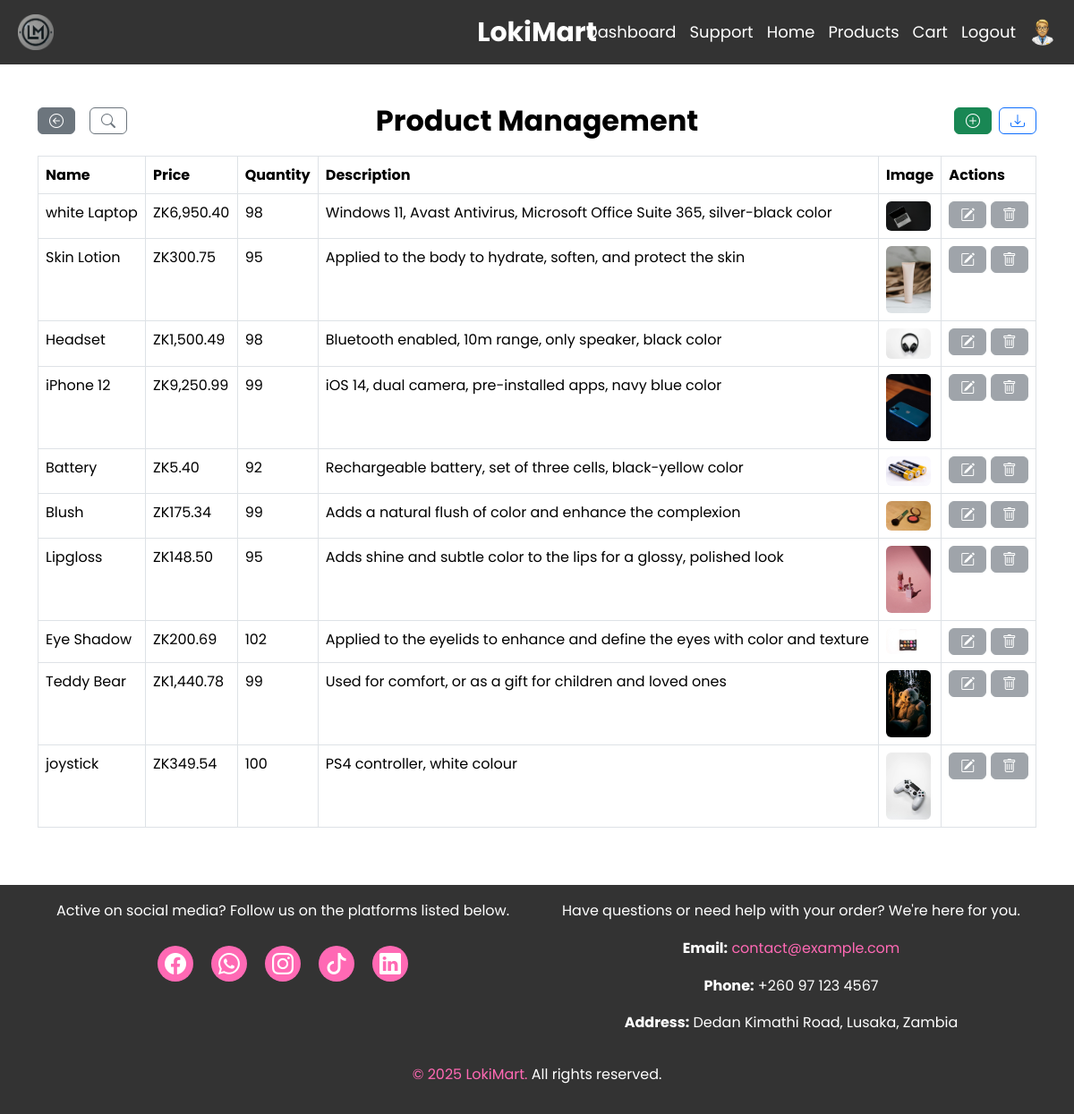
Screenshot of /manage_products.php (signed in) with the database file from the repository.
### tables this page shows
CREATE TABLE `products` (
  `id` int(11) NOT NULL,
  `name` varchar(255) NOT NULL,
  `price` decimal(10,2) NOT NULL,
  `description` text DEFAULT NULL,
  `image_url` varchar(500) DEFAULT 'images/default-product.png',
  `quantity` int(11) NOT NULL DEFAULT 0,
  `created_at` datetime NOT NULL DEFAULT current_timestamp()
);

### logic/manage_products_logic.php (called while the page is built, shortened)
<?php
include (__DIR__ . '/../includes/conn.php');
$products = $conn->query("SELECT id, name, price, quantity, description, image_url FROM products");

### manage_products.php (the view, shortened to what this page needs)
<?php
include ('logic/manage_products_logic.php');
?>
<!DOCTYPE html>
<html lang="en">
<head>
    <link href="bootstrap/css/bootstrap.min.css" rel="stylesheet">
    <link rel="stylesheet" href="css/bootstrap-icons.css">
    <link rel="stylesheet" href="styles/style.css">
</head>
<body>
    <?php include ('includes/header.php') ?>
<div class="container mt-5 mb-5">
    <div class="position-relative d-flex justify-content-between align-items-center mb-4">
        <div class="d-flex align-items-center gap-2">
            <a href="dashboard.php" class="btn btn-secondary">
                <i class="bi bi-arrow-left-circle"></i>
            </a>
            <div id="searchWrapper" class="d-flex align-items-center ms-2">
                <button id="searchToggle" class="btn btn-outline-secondary" type="button" aria-label="Toggle search">
                    <i class="bi bi-search"></i>
                </button>
            </div>
        </div>
        <h2 class="custom-black-css position-absolute top-50 start-50 translate-middle text-center mb-0">Product Management</h2>
        <div class="d-flex gap-2">
            <button class="btn btn-success" data-bs-toggle="modal" data-bs-target="#addModal">
                <i class="bi bi-plus-circle"></i>
            </button>
            <button class="btn btn-outline-primary" data-bs-toggle="modal" data-bs-target="#downloadModal">
                <i class="bi bi-download"></i>
            </button>
        </div>
    </div>
    <div class="table-responsive">
        <table class="table table-bordered table-hover">
            <thead>
            <tr>
                <th>Name</th>
                <th>Price</th>
                <th>Quantity</th>
                <th>Description</th>
                <th>Image</th>
                <th>Actions</th>
            </tr>
            </thead>
            <tbody>
            <?php while ($product = $products->fetch_assoc()): ?>
                <tr>
                    <td><?= htmlspecialchars($product['name']) ?></td>
                    <td>ZK<?= number_format($product['price'], 2) ?></td>
                    <td><?= isset($product['quantity']) ? (int)$product['quantity'] : 0 ?></td>
                    <td><?= htmlspecialchars($product['description']) ?></td>
                    <td>
                        <img src="<?= $product['image_url'] ?: 'images/default.png' ?>"
                        width="50"
                        class="rounded product-thumbnail"
                        alt="Product Image">
                    </td>
                    <td>
                        <?php if ($_SESSION['role'] === 'Vendor'): ?>
                        <button class="btn btn-warning edit-btn"
                            data-id="<?= $product['id'] ?>"
                            data-name="<?= htmlspecialchars($product['name']) ?>"
                            data-price="<?= $product['price'] ?>"
                            data-quantity="<?= isset($product['quantity']) ? $product['quantity'] : 0 ?>"
                            data-description="<?= htmlspecialchars($product['description']) ?>"
                            data-image="<?= $product['image_url'] ?>"
                            data-bs-toggle="modal" data-bs-target="#editModal">
                            <i class="bi bi-pencil-square"></i>
                        </button>
                        <button class="btn btn-danger delete-btn"
                            data-id="<?= $product['id'] ?>"
                            data-name="<?= htmlspecialchars($product['name']) ?>"
                            data-bs-toggle="modal" data-bs-target="#deleteModal">
                            <i class="bi bi-trash"></i>
                        </button>
                        <?php else: ?>
                            <button class="btn btn-secondary" disabled title="Only vendors can edit">
                                <i class="bi bi-pencil-square"></i>
                            </button>
                            <button class="btn btn-secondary" disabled title="Only vendors can delete">
                                <i class="bi bi-trash"></i>
                            </button>
                        <?php endif; ?>
                    </td>
                </tr>
            <?php endwhile; ?>
            </tbody>
        </table>
    </div>
</div>
<?php include ('includes/footer.php'); ?>
</body>
</html>

### styles/style.css (style rules this page uses)
html, body { height: 100%; margin: 0; padding: 0; display: flex; flex-direction: column; line-height: 1.6; font-family: 'Poppins', sans-serif !important; }
h2, p { text-align: center; }
h2 { font-family: 'Poppins', sans-serif !important; font-weight: 600; margin: 0; flex-grow: 1; }
.profile-thumbnail, .product-thumbnail { cursor: pointer; }
#searchWrapper { position: relative; }
.text-center { text-align: center; color: #777; }
.custom-black-css { color: #000 !important; }

### rows the page displays
products: name "white Laptop", price "6,950.40", quantity "98", description "Windows 11, Avast Antivirus, Microsoft Office Suite 365, silver-black color", image_url (picture)
products: name "Skin Lotion", price "300.75", quantity "95", description "Applied to the body to hydrate, soften, and protect the skin", image_url (picture)
products: name "Headset", price "1,500.49", quantity "98", description "Bluetooth enabled, 10m range, only speaker, black color", image_url (picture)
products: name "iPhone 12", price "9,250.99", quantity "99", description "iOS 14, dual camera, pre-installed apps, navy blue color", image_url (picture)
products: name "Battery", price "5.40", quantity "92", description "Rechargeable battery, set of three cells, black-yellow color", image_url (picture)
products: name "Blush", price "175.34", quantity "99", description "Adds a natural flush of color and enhance the complexion", image_url (picture)
products: name "Lipgloss", price "148.50", quantity "95", description "Adds shine and subtle color to the lips for a glossy, polished look", image_url (picture)
products: name "Eye Shadow", price "200.69", quantity "102", description "Applied to the eyelids to enhance and define the eyes with color and texture", image_url (picture)
products: name "Teddy Bear", price "1,440.78", quantity "99", description "Used for comfort, or as a gift for children and loved ones", image_url (picture)
products: name "joystick", price "349.54", quantity "100", description "PS4 controller, white colour", image_url (picture)
